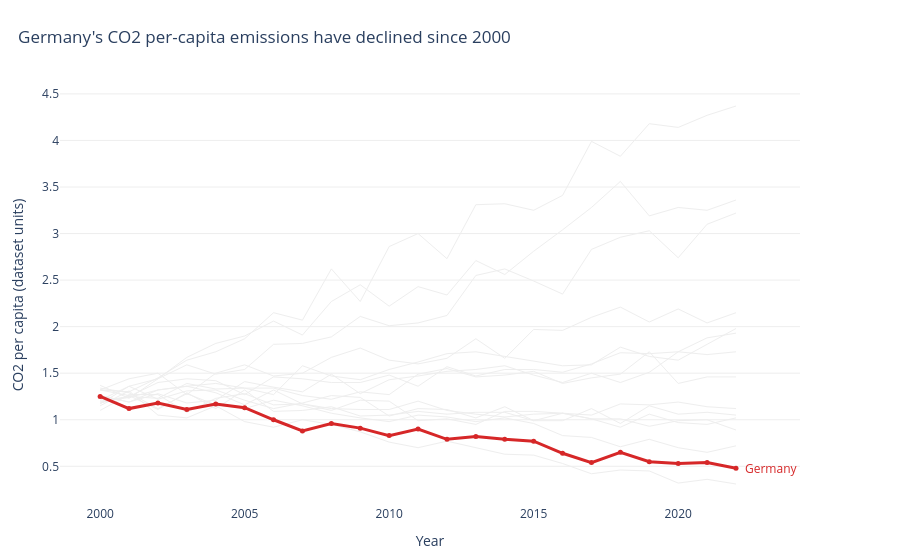

The cell this chart's notebook holds for it:
### Markdown cell above
## Task 1 - A line chart showing CO2 per Capita for all countries in the dataset

**Requirements:**
- All countries shown (for context), but only **one highlighted in colour** — your choice which
- All other lines in grey (#EEEEEE), thinner
- Highlighted country **labelled directly** at the end of its line (not in a legend)
- Insight title that names the highlighted country and its story

### Code cell
# Task 1: CO2 per capita for all countries, highlighting Germany

highlight_country = "Germany"

fig = go.Figure()

# All other countries provide context in thin, light grey lines.
for country, group in df.groupby("Country"):
    if country == highlight_country:
        continue
    group = group.sort_values("Year")
    fig.add_trace(go.Scatter(
        x=group["Year"],
        y=group["CO2_per_capita"],
        mode="lines",
        line=dict(color="#EEEEEE", width=1),
        hovertemplate=(
            f"{country}<br>Year: %{{x}}"
            "<br>CO2 per capita: %{y:.2f}<extra></extra>"
        ),
        showlegend=False
    ))

# Highlight Germany and label the final point directly.
highlight = df[df["Country"] == highlight_country].sort_values("Year")
if highlight.empty:
    raise ValueError(f"{highlight_country} is not present in the dataset.")

fig.add_trace(go.Scatter(
    x=highlight["Year"],
    y=highlight["CO2_per_capita"],
    mode="lines+markers",
    line=dict(color="#D62728", width=3),
    marker=dict(size=5),
    hovertemplate=(
        "Germany<br>Year: %{x}"
        "<br>CO2 per capita: %{y:.2f}<extra></extra>"
    ),
    showlegend=False
))

last = highlight.iloc[-1]
fig.add_annotation(
    x=last["Year"], y=last["CO2_per_capita"], text=highlight_country,
    showarrow=False, xanchor="left", xshift=7,
    font=dict(color="#D62728", size=12)
)

fig.update_layout(
    title=dict(
        text="Germany's CO2 per-capita emissions have declined since 2000",
        x=0.02, xanchor="left"
    ),
    xaxis_title="Year",
    yaxis_title="CO2 per capita (dataset units)",
    template="plotly_white",
    plot_bgcolor="white",
    paper_bgcolor="white",
    showlegend=False,
    margin=dict(l=60, r=100, t=85, b=55)
)
fig.update_xaxes(showgrid=False, showline=False, zeroline=False)
fig.update_yaxes(showgrid=True, gridcolor="#EEEEEE", showline=False, zeroline=False)
fig.show()

### Figure 1 — Plotly figure (JSON) as saved in the notebook; plotly's stock layout.template omitted (floating-point values rounded to 4 significant figures)
{"data": [{"hovertemplate": "Australia<br>Year: %{x}<br>CO2 per capita: %{y:.2f}<extra></extra>", "line": {"color": "#EEEEEE", "width": 1}, "mode": "lines", "showlegend": false, "type": "scatter", "x": [2000, 2001, 2002, 2003, 2004, 2005, 2006, 2007, 2008, 2009, 2010, 2011, 2012, 2013, 2014, 2015, 2016, 2017, 2018, 2019, 2020, 2021, 2022], "y": [1.26, 1.19, 1.28, 1.18, 1.21, 1.41, 1.35, 1.3, 1.49, 1.28, 1.43, 1.47, 1.52, 1.54, 1.58, 1.48, 1.4, 1.5, 1.4, 1.51, 1.73, 1.7, 1.73]}, {"hovertemplate": "Brazil<br>Year: %{x}<br>CO2 per capita: %{y:.2f}<extra></extra>", "line": {"color": "#EEEEEE", "width": 1}, "mode": "lines", "showlegend": false, "type": "scatter", "x": [2000, 2001, 2002, 2003, 2004, 2005, 2006, 2007, 2008, 2009, 2010, 2011, 2012, 2013, 2014, 2015, 2016, 2017, 2018, 2019, 2020, 2021, 2022], "y": [1.26, 1.19, 1.32, 1.36, 1.39, 1.34, 1.27, 1.58, 1.47, 1.43, 1.54, 1.62, 1.71, 1.73, 1.68, 1.63, 1.58, 1.59, 1.78, 1.68, 1.64, 1.81, 1.98]}, {"hovertemplate": "Canada<br>Year: %{x}<br>CO2 per capita: %{y:.2f}<extra></extra>", "line": {"color": "#EEEEEE", "width": 1}, "mode": "lines", "showlegend": false, "type": "scatter", "x": [2000, 2001, 2002, 2003, 2004, 2005, 2006, 2007, 2008, 2009, 2010, 2011, 2012, 2013, 2014, 2015, 2016, 2017, 2018, 2019, 2020, 2021, 2022], "y": [1.17, 1.36, 1.22, 1.31, 1.32, 1.21, 1.12, 1.18, 1.26, 1.24, 1.04, 1.12, 1.11, 1.02, 1.14, 0.99, 0.99, 1.12, 0.96, 1.15, 1.06, 1.08, 1.05]}, {"hovertemplate": "China<br>Year: %{x}<br>CO2 per capita: %{y:.2f}<extra></extra>", "line": {"color": "#EEEEEE", "width": 1}, "mode": "lines", "showlegend": false, "type": "scatter", "x": [2000, 2001, 2002, 2003, 2004, 2005, 2006, 2007, 2008, 2009, 2010, 2011, 2012, 2013, 2014, 2015, 2016, 2017, 2018, 2019, 2020, 2021, 2022], "y": [1.32, 1.3, 1.45, 1.64, 1.73, 1.87, 2.15, 2.07, 2.62, 2.27, 2.86, 3, 2.73, 3.31, 3.32, 3.25, 3.41, 3.99, 3.83, 4.18, 4.14, 4.27, 4.37]}, {"hovertemplate": "France<br>Year: %{x}<br>CO2 per capita: %{y:.2f}<extra></extra>", "line": {"color": "#EEEEEE", "width": 1}, "mode": "lines", "showlegend": false, "type": "scatter", "x": [2000, 2001, 2002, 2003, 2004, 2005, 2006, 2007, 2008, 2009, 2010, 2011, 2012, 2013, 2014, 2015, 2016, 2017, 2018, 2019, 2020, 2021, 2022], "y": [1.34, 1.29, 1.12, 1.28, 1.16, 1.12, 1.21, 1.15, 1.07, 1.02, 0.98, 1.05, 1.03, 0.98, 1.02, 0.96, 0.83, 0.81, 0.71, 0.79, 0.7, 0.65, 0.72]}, {"hovertemplate": "India<br>Year: %{x}<br>CO2 per capita: %{y:.2f}<extra></extra>", "line": {"color": "#EEEEEE", "width": 1}, "mode": "lines", "showlegend": false, "type": "scatter", "x": [2000, 2001, 2002, 2003, 2004, 2005, 2006, 2007, 2008, 2009, 2010, 2011, 2012, 2013, 2014, 2015, 2016, 2017, 2018, 2019, 2020, 2021, 2022], "y": [1.21, 1.36, 1.44, 1.67, 1.82, 1.9, 2.06, 1.91, 2.27, 2.45, 2.22, 2.43, 2.34, 2.71, 2.56, 2.81, 3.04, 3.28, 3.56, 3.19, 3.28, 3.25, 3.36]}, {"hovertemplate": "Indonesia<br>Year: %{x}<br>CO2 per capita: %{y:.2f}<extra></extra>", "line": {"color": "#EEEEEE", "width": 1}, "mode": "lines", "showlegend": false, "type": "scatter", "x": [2000, 2001, 2002, 2003, 2004, 2005, 2006, 2007, 2008, 2009, 2010, 2011, 2012, 2013, 2014, 2015, 2016, 2017, 2018, 2019, 2020, 2021, 2022], "y": [1.37, 1.23, 1.44, 1.59, 1.49, 1.54, 1.81, 1.82, 1.89, 2.11, 2.01, 2.04, 2.12, 2.55, 2.62, 2.49, 2.35, 2.83, 2.96, 3.03, 2.74, 3.1, 3.22]}, {"hovertemplate": "Japan<br>Year: %{x}<br>CO2 per capita: %{y:.2f}<extra></extra>", "line": {"color": "#EEEEEE", "width": 1}, "mode": "lines", "showlegend": false, "type": "scatter", "x": [2000, 2001, 2002, 2003, 2004, 2005, 2006, 2007, 2008, 2009, 2010, 2011, 2012, 2013, 2014, 2015, 2016, 2017, 2018, 2019, 2020, 2021, 2022], "y": [1.1, 1.27, 1.27, 1.08, 1.23, 1.28, 1.16, 1.17, 1.1, 1.21, 1.2, 0.99, 1.01, 0.95, 1.09, 1.09, 1.07, 1.01, 1.01, 0.93, 0.99, 1, 0.89]}, {"hovertemplate": "Mexico<br>Year: %{x}<br>CO2 per capita: %{y:.2f}<extra></extra>", "line": {"color": "#EEEEEE", "width": 1}, "mode": "lines", "showlegend": false, "type": "scatter", "x": [2000, 2001, 2002, 2003, 2004, 2005, 2006, 2007, 2008, 2009, 2010, 2011, 2012, 2013, 2014, 2015, 2016, 2017, 2018, 2019, 2020, 2021, 2022], "y": [1.18, 1.25, 1.4, 1.44, 1.42, 1.27, 1.46, 1.44, 1.4, 1.4, 1.48, 1.36, 1.57, 1.47, 1.54, 1.54, 1.51, 1.6, 1.72, 1.71, 1.73, 1.88, 1.93]}, {"hovertemplate": "Russia<br>Year: %{x}<br>CO2 per capita: %{y:.2f}<extra></extra>", "line": {"color": "#EEEEEE", "width": 1}, "mode": "lines", "showlegend": false, "type": "scatter", "x": [2000, 2001, 2002, 2003, 2004, 2005, 2006, 2007, 2008, 2009, 2010, 2011, 2012, 2013, 2014, 2015, 2016, 2017, 2018, 2019, 2020, 2021, 2022], "y": [1.19, 1.24, 1.32, 1.36, 1.29, 1.16, 1.32, 1.17, 1.12, 1.11, 1.11, 1.2, 1.1, 1.06, 1.03, 1.06, 1.07, 1.05, 1.17, 1.16, 1.19, 1.14, 1.12]}, {"hovertemplate": "South Africa<br>Year: %{x}<br>CO2 per capita: %{y:.2f}<extra></extra>", "line": {"color": "#EEEEEE", "width": 1}, "mode": "lines", "showlegend": false, "type": "scatter", "x": [2000, 2001, 2002, 2003, 2004, 2005, 2006, 2007, 2008, 2009, 2010, 2011, 2012, 2013, 2014, 2015, 2016, 2017, 2018, 2019, 2020, 2021, 2022], "y": [1.2, 1.25, 1.23, 1.39, 1.33, 1.34, 1.34, 1.26, 1.22, 1.3, 1.27, 1.49, 1.55, 1.46, 1.48, 1.52, 1.39, 1.45, 1.49, 1.73, 1.39, 1.46, 1.46]}, {"hovertemplate": "South Korea<br>Year: %{x}<br>CO2 per capita: %{y:.2f}<extra></extra>", "line": {"color": "#EEEEEE", "width": 1}, "mode": "lines", "showlegend": false, "type": "scatter", "x": [2000, 2001, 2002, 2003, 2004, 2005, 2006, 2007, 2008, 2009, 2010, 2011, 2012, 2013, 2014, 2015, 2016, 2017, 2018, 2019, 2020, 2021, 2022], "y": [1.32, 1.44, 1.5, 1.27, 1.5, 1.59, 1.47, 1.5, 1.67, 1.77, 1.64, 1.6, 1.66, 1.87, 1.66, 1.97, 1.96, 2.1, 2.21, 2.05, 2.19, 2.04, 2.15]}, {"hovertemplate": "United Kingdom<br>Year: %{x}<br>CO2 per capita: %{y:.2f}<extra></extra>", "line": {"color": "#EEEEEE", "width": 1}, "mode": "lines", "showlegend": false, "type": "scatter", "x": [2000, 2001, 2002, 2003, 2004, 2005, 2006, 2007, 2008, 2009, 2010, 2011, 2012, 2013, 2014, 2015, 2016, 2017, 2018, 2019, 2020, 2021, 2022], "y": [1.15, 1.31, 1.05, 1.02, 1.15, 0.98, 0.92, 1, 0.95, 0.87, 0.76, 0.7, 0.77, 0.7, 0.63, 0.62, 0.53, 0.42, 0.46, 0.45, 0.32, 0.36, 0.31]}, {"hovertemplate": "United States<br>Year: %{x}<br>CO2 per capita: %{y:.2f}<extra></extra>", "line": {"color": "#EEEEEE", "width": 1}, "mode": "lines", "showlegend": false, "type": "scatter", "x": [2000, 2001, 2002, 2003, 2004, 2005, 2006, 2007, 2008, 2009, 2010, 2011, 2012, 2013, 2014, 2015, 2016, 2017, 2018, 2019, 2020, 2021, 2022], "y": [1.32, 1.26, 1.11, 1.29, 1.12, 1.32, 1.09, 1.1, 1.14, 1.04, 1.05, 1.09, 1.06, 1.08, 1.08, 0.99, 1.07, 1.01, 0.92, 1.06, 0.97, 0.95, 1.02]}, {"hovertemplate": "Germany<br>Year: %{x}<br>CO2 per capita: %{y:.2f}<extra></extra>", "line": {"color": "#D62728", "width": 3}, "marker": {"size": 5}, "mode": "lines+markers", "showlegend": false, "type": "scatter", "x": [2000, 2001, 2002, 2003, 2004, 2005, 2006, 2007, 2008, 2009, 2010, 2011, 2012, 2013, 2014, 2015, 2016, 2017, 2018, 2019, 2020, 2021, 2022], "y": [1.25, 1.12, 1.18, 1.11, 1.17, 1.13, 1, 0.88, 0.96, 0.91, 0.83, 0.9, 0.79, 0.82, 0.79, 0.77, 0.64, 0.54, 0.65, 0.55, 0.53, 0.54, 0.48]}], "layout": {"annotations": [{"font": {"color": "#D62728", "size": 12}, "showarrow": false, "text": "Germany", "x": 2022, "xanchor": "left", "xshift": 7, "y": 0.48}], "margin": {"b": 55, "l": 60, "r": 100, "t": 85}, "paper_bgcolor": "white", "plot_bgcolor": "white", "showlegend": false, "title": {"text": "Germany's CO2 per-capita emissions have declined since 2000", "x": 0.02, "xanchor": "left"}, "xaxis": {"showgrid": false, "showline": false, "title": {"text": "Year"}, "zeroline": false}, "yaxis": {"gridcolor": "#EEEEEE", "showgrid": true, "showline": false, "title": {"text": "CO2 per capita (dataset units)"}, "zeroline": false}}}
